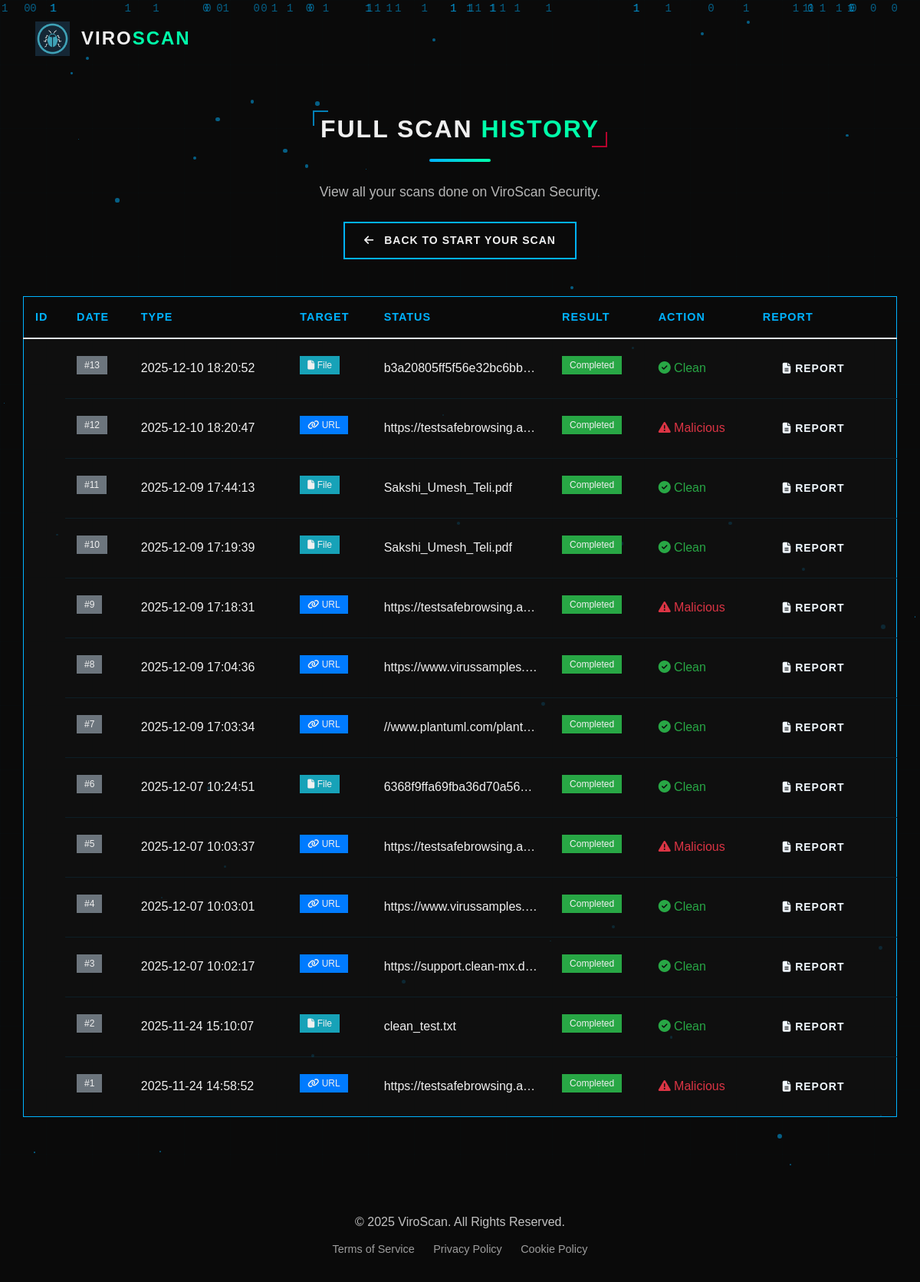
Screenshot of /full-history with the database file from the repository.
### tables this page shows
CREATE TABLE scan_history (
            id INTEGER PRIMARY KEY AUTOINCREMENT,
            date TEXT,
            scan_type TEXT,
            target TEXT,
            file_hash TEXT,
            status TEXT,
            result TEXT
        );

### app.py (the view)
@app.route('/full-history')
def full_history():
    conn = sqlite3.connect("viroscan.db")
    cursor = conn.cursor()
    cursor.execute("SELECT id, date, scan_type, target, status, result FROM scan_history ORDER BY id DESC")
    records = cursor.fetchall()
    conn.close()
    parsed_records = []
    for record in records:
        malicious = 0
        if record[5]:
            parts = record[5].split('|')
            for part in parts:
                if 'Malicious:' in part:
                    try:
                        malicious = int(part.split(':')[1].strip())
                    except:
                        malicious = 0
        parsed_records.append({
            'record': record,
            'malicious': malicious
        })
    return render_template('full_history.html', scan_history=parsed_records)

### templates/full_history.html (shortened to what this page needs)
<!DOCTYPE html>
<html lang="en">
<head>
  <link rel="stylesheet" href="{{ url_for('static', filename='css/bootstrap.css') }}" />
  <link rel="stylesheet" href="{{ url_for('static', filename='css/style.css') }}" />
  <link rel="stylesheet" href="{{ url_for('static', filename='css/responsive.css') }}" />
  <link rel="stylesheet" href="https://cdnjs.cloudflare.com/ajax/libs/font-awesome/6.4.0/css/all.min.css"/>
  <link rel="stylesheet" href="https://cdnjs.cloudflare.com/ajax/libs/animate.css/4.1.1/animate.min.css"/>
</head>
<body class="cyber-theme">
  <div class="cyber-grid"></div>
  <div class="cyber-particles"></div>
  <div class="cyber-binary-rain"></div>
  <header class="header_section">
    <div class="container">
      <nav class="navbar navbar-expand-lg custom_nav-container">
        <a class="navbar-brand" href="/">
          <div class="logo-container">
            <img src="{{ url_for('static', filename='images/logo.png') }}" alt="ViroScan Logo" class="logo" />
          </div>
          <span class="cyber-text">Viro<span class="text-accent">Scan</span></span>
        </a>
      </nav>
    </div>
  </header>
  <div class="container mt-5 animate__animated animate__fadeIn">
    <div class="heading_container text-center mb-5">
      <h2 class="cyber-heading">Full Scan <span class="text-accent">History</span></h2>
      <div class="cyber-line"></div>
      <p class="lead">View all your scans done on ViroScan Security.</p>
      <a href="/#scan-section" class="btn btn-cyber mt-4">
        <span><i class="fas fa-arrow-left mr-2"></i> Back to Start Your Scan</span>
      </a>
    </div>
    <div class="table-responsive" data-aos="fade-up">
      <table class="table custom-table">
        <thead>
          <tr>
            <th>ID</th>
            <th>Date</th>
            <th>Type</th>
            <th>Target</th>
            <th>Status</th>
            <th>Result</th>
            <th>Action</th>
            <th>Report</th>
          </tr>
        </thead>
        <tbody>
          {% for record in scan_history %}
          <tr class="cyber-table-row">
            <td><span class="badge bg-secondary">#{{ record['record'][0] }}</span></td>
            <td>{{ record['record'][1] }}</td>
            <td>
              {% if record['record'][2] == 'URL' %}
              <span class="badge bg-primary"><i class="fas fa-link"></i> URL</span>
              {% else %}
              <span class="badge bg-info"><i class="fas fa-file"></i> File</span>
              {% endif %}
            </td>
            <td class="text-truncate" style="max-width: 200px;">{{ record['record'][3] }}</td>
            <td>
              {% if record['record'][4] == 'Completed' %}
              <span class="badge bg-success">Completed</span>
              {% else %}
              <span class="badge bg-warning">{{ record['record'][4] }}</span>
              {% endif %}
            </td>
            <td>
              {% if "Error during scan" in record['record'][5] %}
              <span class="text-danger"><i class="fas fa-exclamation-triangle"></i> Error</span>
              {% elif record['malicious'] > 0 %}
              <span class="text-danger"><i class="fas fa-exclamation-triangle"></i> Malicious</span>
              {% else %}
              <span class="text-success"><i class="fas fa-check-circle"></i> Clean</span>
              {% endif %}
            </td>
            <td>
              <a href="{{ url_for('scan_report', scan_id=record['record'][0]) }}" class="btn btn-cyber-sm">
                <span style="color: aliceblue;"><i class="fas fa-file-alt" style="color: aliceblue;"></i> Report</span>
              </a>
            </td>
          </tr>
          {% endfor %}
        </tbody>
      </table>
    </div>
  </div>
  <footer class="footer-section mt-5">
    <div class="cyber-grid-footer"></div>
    <div class="container">
      <div class="footer-bottom text-center">
        <p>&copy; 2025 ViroScan. All Rights Reserved.</p>
        <div class="footer-legal">
          <a href="#" class="cyber-link-sm">Terms of Service</a>
          <a href="#" class="cyber-link-sm">Privacy Policy</a>
          <a href="#" class="cyber-link-sm">Cookie Policy</a>
        </div>
      </div>
    </div>
  </footer>
</body>
</html>

### static/css/responsive.css (style rules this page uses)
@media (min-width: 1200px) { .container { max-width: 1170px; } }

### rows the page displays
scan_history: id "13", date "2025-12-10 18:20:52", scan_type "File" (drawn), target "b3a20805ff5f56e32bc6bb…"
scan_history: id "12", date "2025-12-10 18:20:47", scan_type "URL" (drawn), target "https://testsafebrowsing.a…"
scan_history: id "11", date "2025-12-09 17:44:13", scan_type "File" (drawn), target "Sakshi_Umesh_Teli.pdf"
scan_history: id "10", date "2025-12-09 17:19:39", scan_type "File" (drawn), target "Sakshi_Umesh_Teli.pdf"
scan_history: id "9", date "2025-12-09 17:18:31", scan_type "URL" (drawn), target "https://testsafebrowsing.a…"
scan_history: id "8", date "2025-12-09 17:04:36", scan_type "URL" (drawn), target "https://www.virussamples.…"
scan_history: id "7", date "2025-12-09 17:03:34", scan_type "URL" (drawn), target "//www.plantuml.com/plant…"
scan_history: id "6", date "2025-12-07 10:24:51", scan_type "File" (drawn), target "6368f9ffa69fba36d70a56…"
scan_history: id "5", date "2025-12-07 10:03:37", scan_type "URL" (drawn), target "https://testsafebrowsing.a…"
scan_history: id "4", date "2025-12-07 10:03:01", scan_type "URL" (drawn), target "https://www.virussamples.…"
scan_history: id "3", date "2025-12-07 10:02:17", scan_type "URL" (drawn), target "https://support.clean-mx.d…"
scan_history: id "2", date "2025-11-24 15:10:07", scan_type "File" (drawn), target "clean_test.txt"
scan_history: id "1", date "2025-11-24 14:58:52", scan_type "URL" (drawn), target "https://testsafebrowsing.a…"
